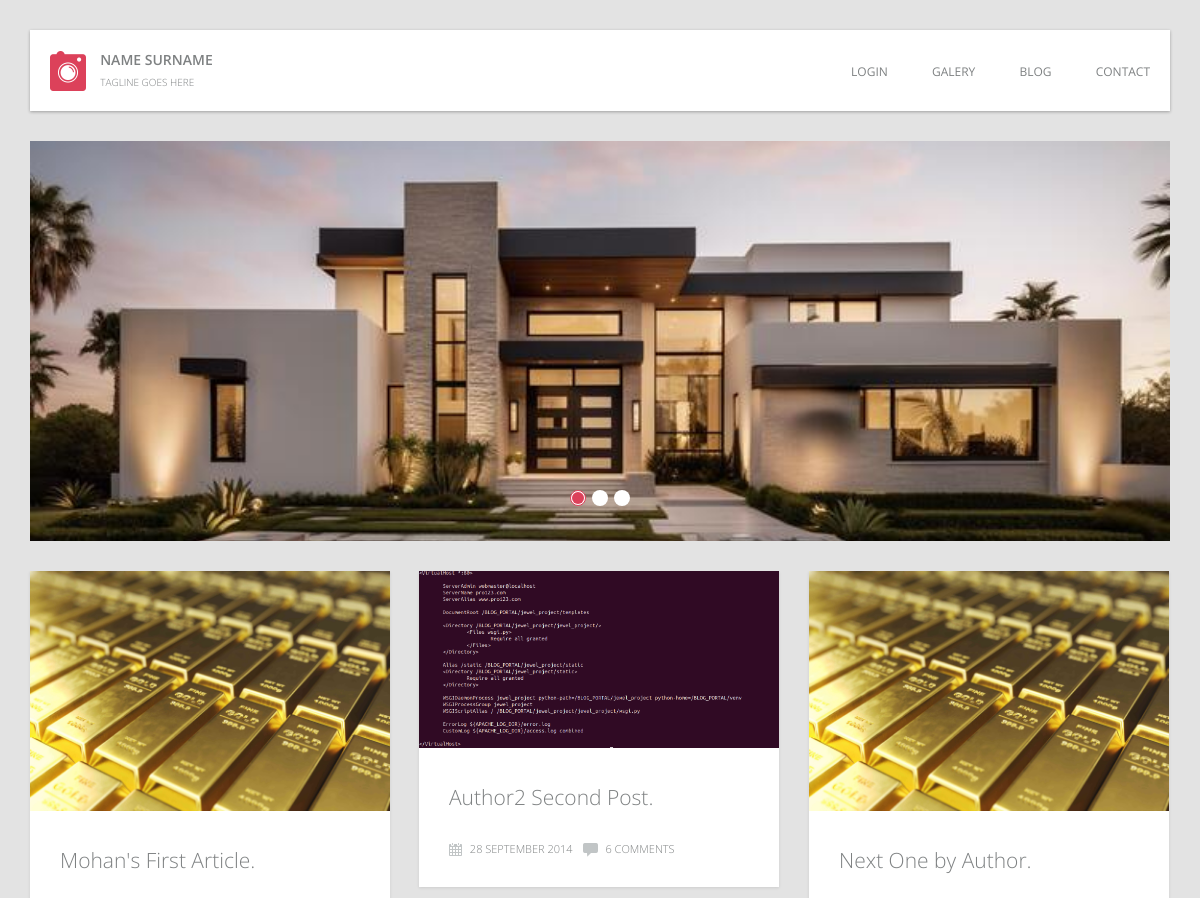
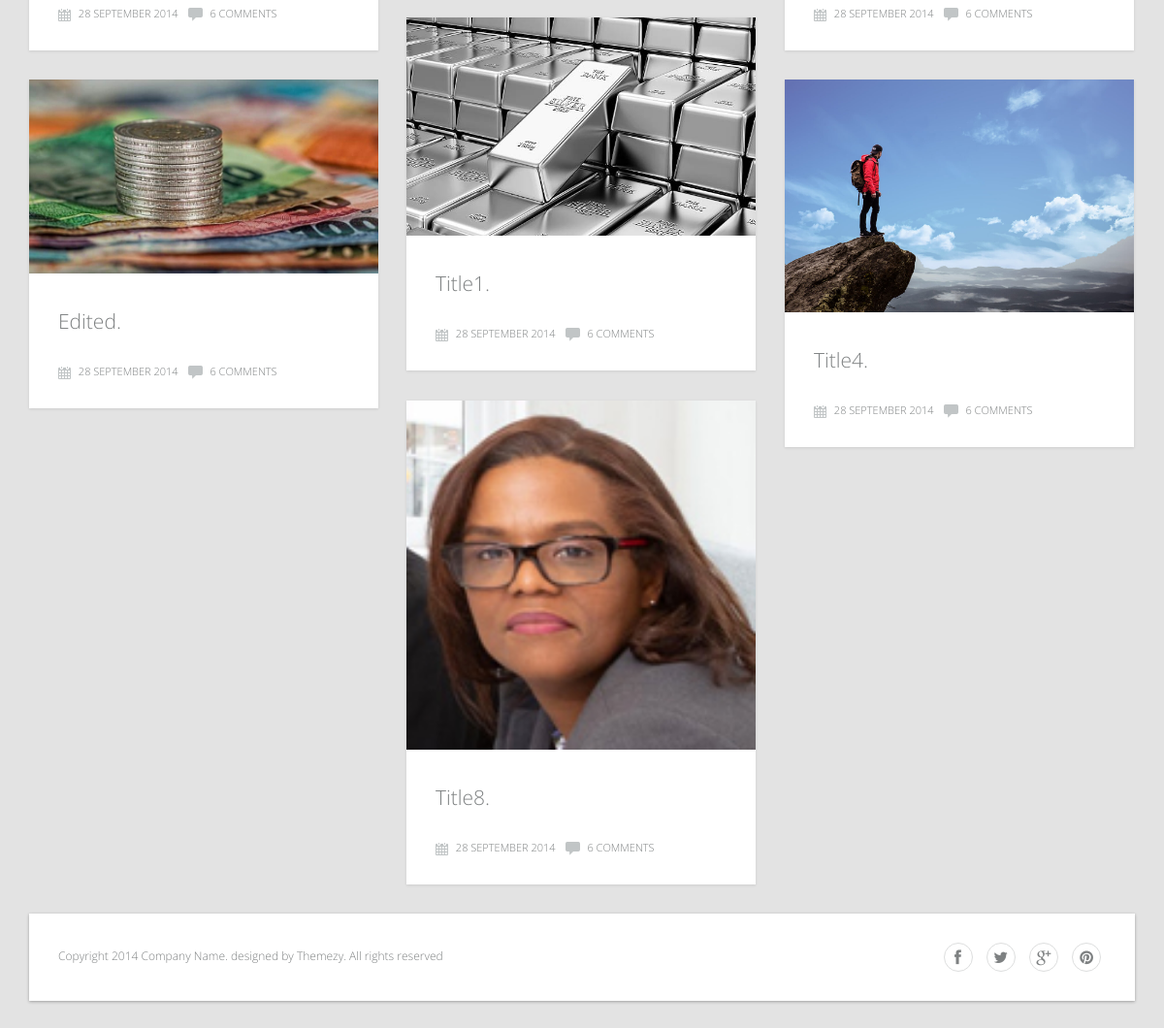
The page / on the database its author committed (2 pictures, top to bottom).
### blog_app/models.py (models this page shows, shortened)
class Banner(models.Model):
    name = models.CharField(max_length=50, blank=False)
    banner_image = models.ImageField(upload_to='banner_images/img')
    slug = models.SlugField(max_length=270, blank=True)

class Post(models.Model):
    STATUS_CHOICES = [
        ('draft', 'Draft'),
        ('published', 'Published'),
        ('archived', 'Archived'),
    ]
    title = models.CharField(max_length=255)
    summary = RichTextField(blank=True, null=True)
    content = RichTextField()
    post_display = models.ImageField(upload_to='post_image/img')
    status = models.CharField(max_length=10, choices=STATUS_CHOICES, default='draft')
    author = models.ForeignKey(CustomUser, on_delete=models.CASCADE, related_name='post_author')
    categories = models.ForeignKey(Category, on_delete=models.CASCADE, related_name='post_category', blank=False)
    tags = models.ManyToManyField(Tag, related_name='post_tag', blank=False)
    created_at = models.DateTimeField(auto_now_add=True)
    updated_at = models.DateTimeField(auto_now=True)
    slug = models.SlugField(max_length=270, blank=True)

### blog_app/views.py (the view)
# urls.py: path('', views.home_view, name="home"),
def home_view(request):
    posts = list(Post.objects.filter(status='published')) #retrieves all post
    banners = Banner.objects.all()[:4]
    shuffle(posts) #shuffles posts
    posts = posts[:10] #splits 10 posts
    context = {
        'posts': posts,
        'banners': banners
    }
    return render(request, 'index.html', context)

### templates/index.html (shortened to what this page needs)
{% extends 'base.html' %}
{% load static %}
{% block content %}
<main class="main-content">
    <div class="home-slider">
        <ul class="slides">
            {% for banner in banners %}
            <li><img src={{ banner.banner_image.url }} alt=""></li>
            {% endfor %}
        </ul>
    </div>
    <div class="blog-posts masonry-layout">
        {% for post in posts %}
        <div class="post">
            <div class="inner-post">
                <figure class="featured-image"><img src="{{ post.post_display.url }}" alt=""></figure>
                <div class="entry-detail">
                    <h2 class="entry-title"><a href="{% url 'single' post.slug %}">{{post.title}}.</a></h2>
                    <div class="entry-meta"><span class="entry-date"><img src="{% static 'images/icon-calendar.png' %}"
                                                                          alt=""> 28 September 2014</span><span
                            class="entry-comment"><img src="images/icon-comment.png" alt=""> 6 Comments</span></div>
                </div>
            </div>
        </div>
        {% endfor %}
    </div>
</main>
{% endblock %}

### static/style.css (style rules this page uses)
article, aside, details, figcaption, figure, footer, header, hgroup, nav, section, summary { display: block; }
html { background: #fff; color: #000; -webkit-text-size-adjust: 100%; -ms-text-size-adjust: 100%; }
html, button, input, select, textarea { font-family: sans-serif; }
body { margin: 0; }
a { background: transparent; }
h2 { font-size: 1.5em; margin: 0.83em 0; }
img { border: 0; }
figure { margin: 0; }
*, *:before, *:after { box-sizing: border-box; }
body { font-family: "Open Sans", sans-serif; font-size: 16px; font-weight: 300; line-height: normal; background: #e3e3e3; color: #7e8182; }
a { text-decoration: none; }
.home-slider { position: relative; margin-bottom: 30px; width: 100%; }
.home-slider .slides { list-style: none; padding: 0; margin: 0; background: white; display: flex; overflow: hidden; width: 100%; height: 400px; }
.home-slider .slides li { display: flex; justify-content: center; align-items: center; width: 100%; }
.home-slider .slides li img { width: 100%; height: 100%; object-fit: cover; }
.masonry-layout { position: relative; overflow: hidden; margin: 0 -15px; }
.masonry-layout .post { padding: 0 15px; margin-bottom: 30px; float: left; width: 33.333%; }
.masonry-layout .post .inner-post { background: white; box-shadow: 0 1px 3px rgba(0, 0, 0, 0.1); transition: 0.3s ease; }
.masonry-layout .post .featured-image { overflow: hidden; margin-bottom: 0; }
.masonry-layout .post .featured-image img { max-width: 100%; width: 100%; }
.masonry-layout .post .entry-detail { padding: 30px; }
.masonry-layout .post .entry-title { font-weight: 300; margin: 0 0 20px; font-size: 21px; font-size: 1.3125 rem; }
.masonry-layout .post .entry-title a { color: inherit; }
.masonry-layout .post .entry-meta { font-size: 11px; font-size: 0.6875 rem; text-transform: uppercase; margin-top: 30px; }
.masonry-layout .post .entry-meta img { margin-right: 5px; vertical-align: middle; }
.masonry-layout .post .entry-meta .entry-date { margin-right: 10px; }

### rows shown on the page
Banner: banner_image (picture)
Post: post_display (picture), title "Mohan's First Article"
Post: post_display (picture), title "Author2 Second Post"
Post: post_display (picture), title "Next One by Author"
Post: post_display (picture), title "Title1"
Post: post_display (picture), title "Edited"
Post: post_display (picture), title "Title4"
Post: post_display (picture), title "Title8"
